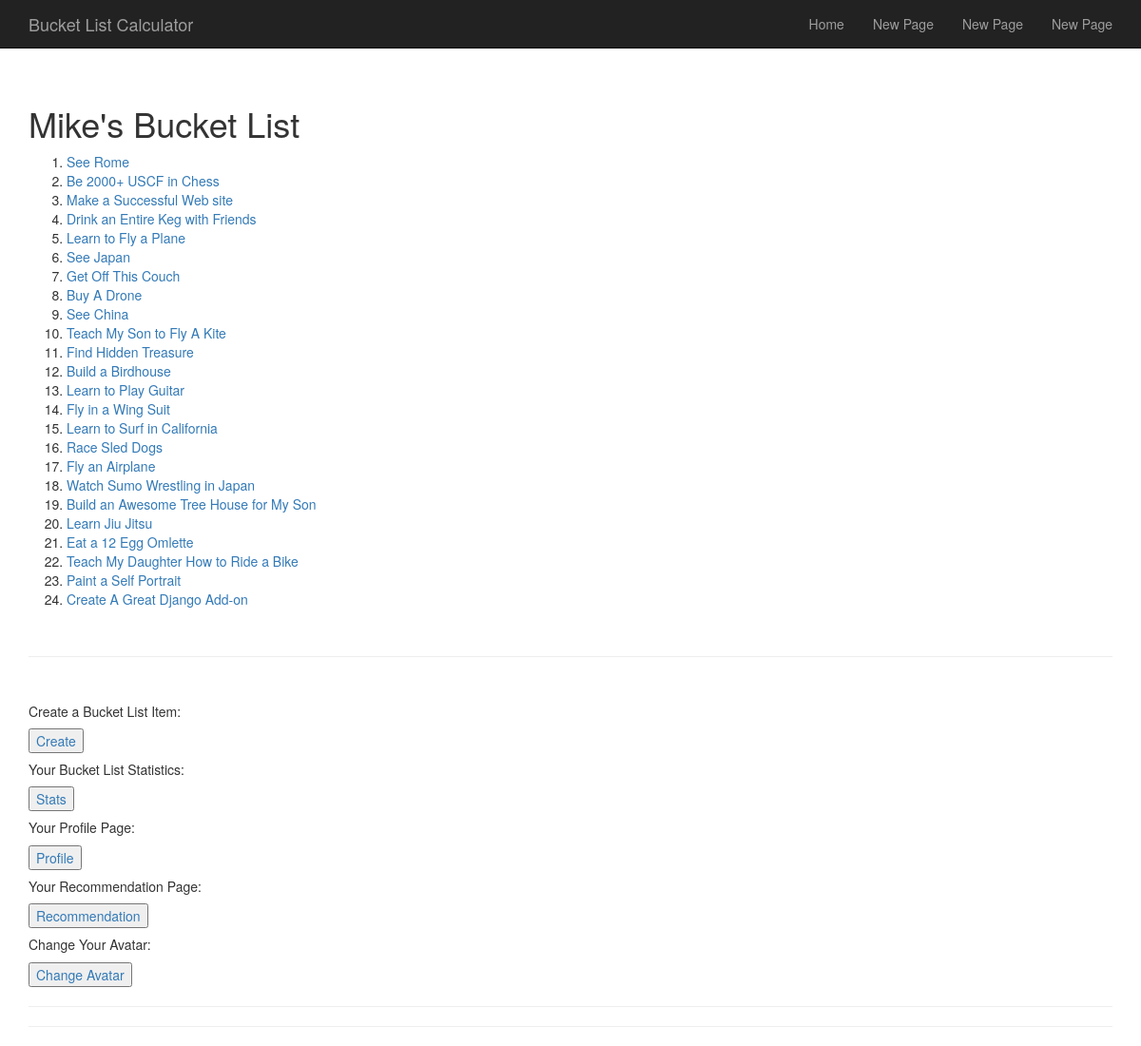
Before: /bucketlist/mylist/ (signed in) with the older database file.
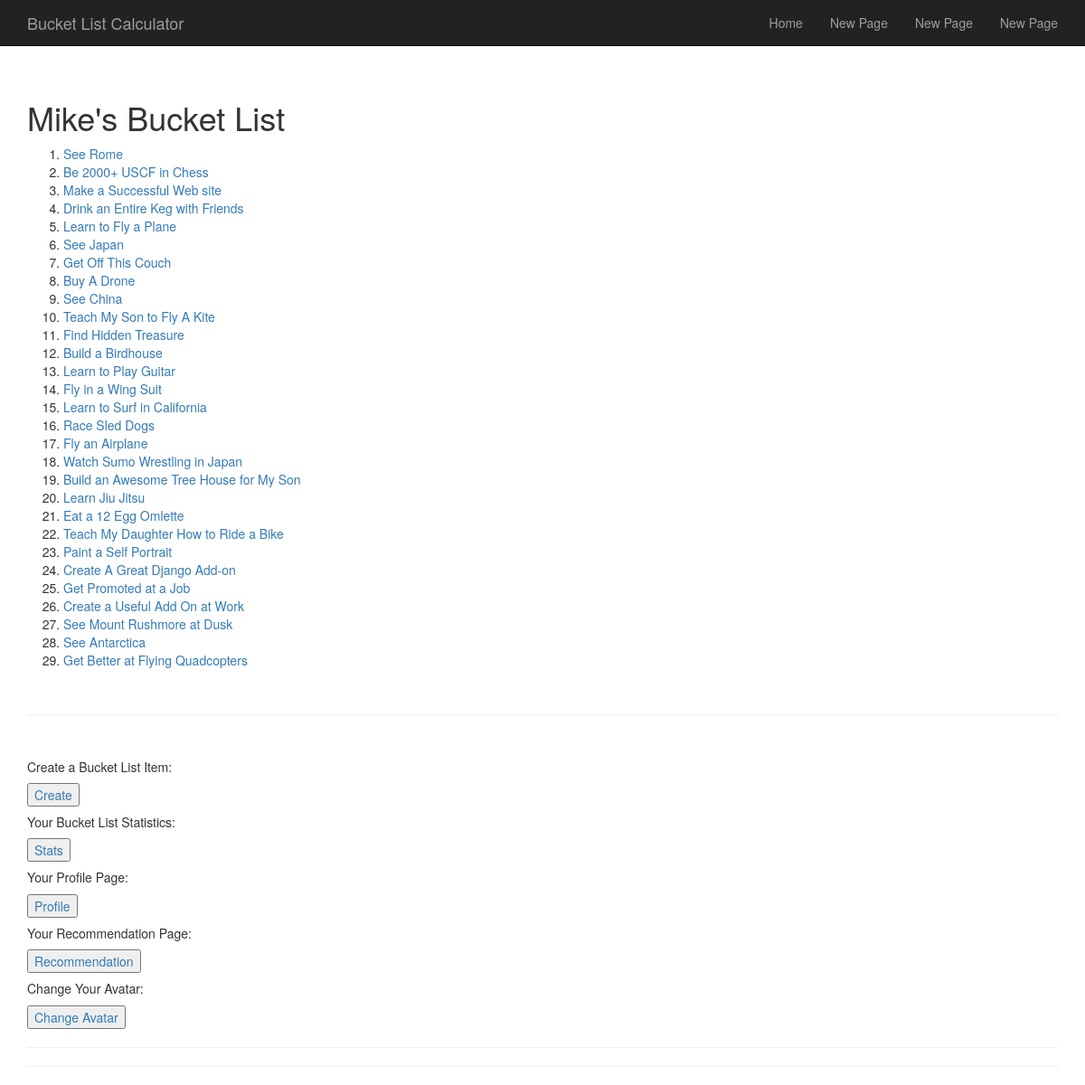
After: the same page with the newer database file.
### BucketList/models.py (models this page shows, shortened)
class BucketListItem(models.Model):
    text = models.CharField(max_length = 200)
    pub_by = models.ForeignKey(User,editable = False)
    pub_date = models.DateTimeField(editable=False)
    goal_type = models.CharField(choices = CHOICES, max_length = 200)
    cost = models.IntegerField(max_length = 20)
    time = models.IntegerField(max_length = 20)
    hours = models.IntegerField(max_length = 20)
    crossed_off = models.BooleanField(editable = False)
    def recently_added(self):
        return self.pub_date >= timezone.now() - datetime.timedelta(days = 1)
    recently_added.boolean = True

### BucketList/views.py (the view)
@login_required
def my_list(request):
    personal_list = BucketListItem.objects.all().filter(pub_by = request.user.id)
    context = {'personal_list': personal_list,
                      'user': request.user.username
                    }
    return render(request, 'BucketList/mylist.html', context)

### BucketList/templates/BucketList/mylist.html (shortened to what this page needs)
{% extends 'base.html' %}
{% block content %}
{% if user %}
    <br/>
    <h1>{{user}}'s Bucket List</h1>
    {% load avatar_tags %}
    {% load inbox %}
    {% if personal_list %}
        <ol>
        {% for item in personal_list %}
            {% if item.crossed_off == True %}
                <li><a href = '/bucketlist/mylist/view/{{item.id}}/'  style="text-decoration: line-through;">{{ item.text }}</a></li>
            {% else %}
                <li><a href = '/bucketlist/mylist/view/{{item.id}}/'>{{ item.text }}</a></li>
            {% endif %}
        {% endfor %}
        </ol>
    {% else %}
        <p>You don't have any Bucket List items yet!  Better get on that.</p>
    {% endif %}
    <br/>
    <hr>
    <br/>
    <h5>Create a Bucket List Item:</h5>
    <button><a href="/bucketlist/create/">Create</a></button>
    <br/>
    <h5>Your Bucket List Statistics:</h5>
    <button><a href="/bucketlist/mylist/stats/">Stats</a></button>
    <br/>
    <h5>Your Profile Page:</h5>
    <button><a href="/bucketlist/userstats/{{user}}">Profile</a></button>
    <br/>
    <h5>Your Recommendation Page:</h5>
    <button><a href="/bucketlist/mylist/recommendation/">Recommendation</a></button>
    <br/>
    <h5>Change Your Avatar:</h5>
    <button><a href="{% url 'avatar_change' %}">Change Avatar</a></button>
    <br/>
{% else %}
    <p>Sorry, it doesn't seem like you are logged in!</p>
{% endif %}
{% endblock content %}

### templates/base.html (shortened to what this page needs)
<!DOCTYPE html>
<html lang="en">
<head>
    {% load bootstrap3 %}
    {% bootstrap_css %}
</head>
<body>
<header class = "navbar navbar-inverse navbar-fixed-top" role = "banner">
    <div class = "container">
        <div class ="navbar-header">
            <a href="/bucketlist/" class ="navbar-brand">Bucket List Calculator</a>
        </div>
        <div class = "collapse navbar-collapse" id = "dropdown">
            <ul class = "nav navbar-nav navbar-right" role = "navigation">
                <li><a href="#">Home</a></li>
                <li><a href="#">New Page</a></li>
                <li><a href="#">New Page</a></li>
                <li><a href="#">New Page</a></li>
            </ul>
        </div>
    </div>
</header>
<div class = "container">
    {% block content %}
    {% endblock %}
    <hr>
    <hr>
</div>
    </body>
</html>

### templates/base.html (style rules this page uses)
body { padding-top: 70px; }

Changed rows visible on the page:
added BucketListItem: text "Get Promoted at a Job"
added BucketListItem: text "Create a Useful Add On at Work"
added BucketListItem: text "See Mount Rushmore at Dusk"
added BucketListItem: text "See Antarctica"
added BucketListItem: text "Get Better at Flying Quadcopters"
